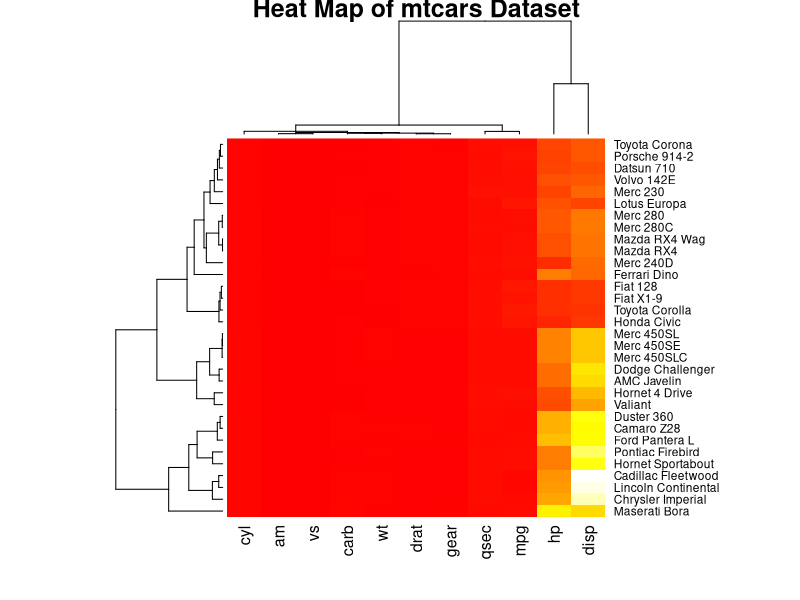
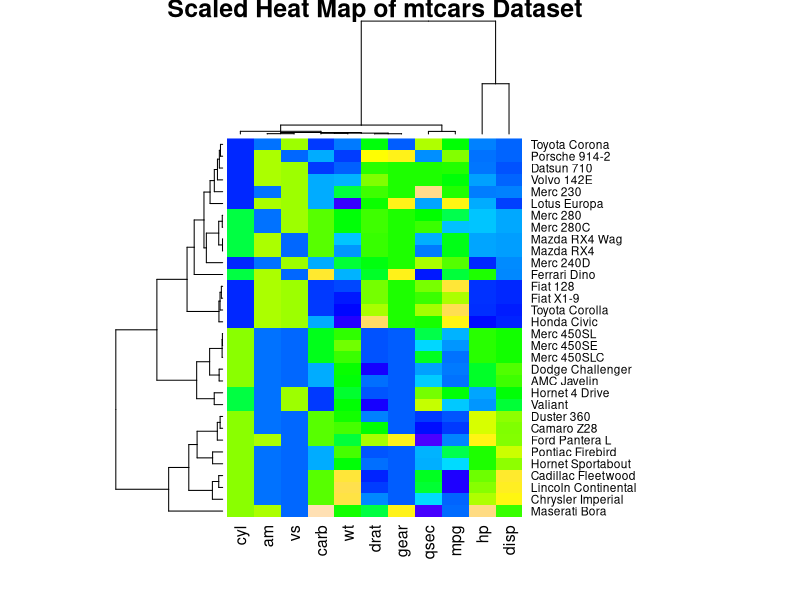

The R source for these figures, in order:
# Load mtcars dataset
data("mtcars")

# View the first few rows
head(mtcars)

# Simple heat map without scaling
heatmap(as.matrix(mtcars),
        main = "Heat Map of mtcars Dataset",
        col = heat.colors(256),
        scale = "none")

# Heat map with scaling
heatmap(as.matrix(mtcars),
        main = "Scaled Heat Map of mtcars Dataset",
        col = topo.colors(256),
        scale = "column",   # Scales each column to have mean 0 and sd 1
        margins = c(5,10))

